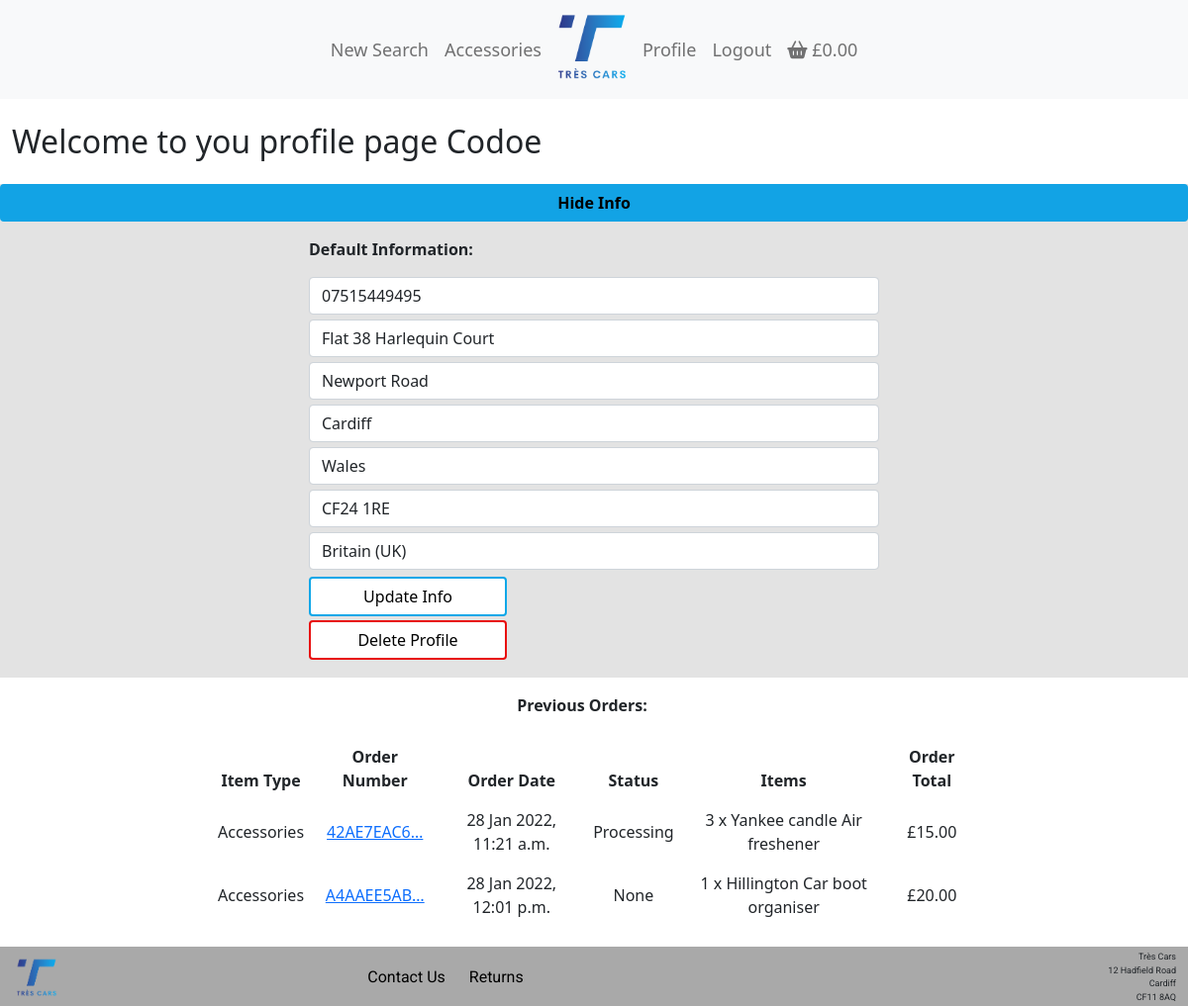
Page /profile/ (signed in) on the committed database.
### profiles/models.py (models this page shows)
class UserProfile(models.Model):
    user = models.OneToOneField(User, on_delete=models.CASCADE)
    default_phone_number = models.CharField(
        max_length=20, null=False, blank=False)
    default_street_address1 = models.CharField(
        max_length=80, null=True, blank=True)
    default_street_address2 = models.CharField(
        max_length=80, null=True, blank=True)
    default_town_or_city = models.CharField(
        max_length=40, null=True, blank=True)
    default_county = models.CharField(
        max_length=80, null=True, blank=True)
    default_postcode = models.CharField(
        max_length=20, null=True, blank=True)
    default_country = CountryField(
        blank_label="Country", null=True, blank=True)
    def __str__(self):
        return self.user.username

### checkout/models.py (models this page shows, shortened)
class accessory_order(models.Model):
    order_number = models.CharField(max_length=32, null=False, editable=False)
    order_type = models.CharField(
        max_length=15, null=False, blank=False, default="accessories"
    )
    user_profile = models.ForeignKey(
        UserProfile,
        on_delete=models.SET_NULL,
        null=True,
        blank=True,
        related_name="AccessoryOrders",
    )
    full_name = models.CharField(max_length=50, null=False, blank=False)
    email = models.EmailField(max_length=254, null=False, blank=False)
    phone_number = models.CharField(max_length=20, null=False, blank=False)
    postcode = models.CharField(max_length=20, null=True, blank=True)
    town_or_city = models.CharField(max_length=40, null=False, blank=False)
    street_address1 = models.CharField(max_length=80, null=False, blank=False)
    street_address2 = models.CharField(max_length=80, null=True, blank=True)
    county = models.CharField(max_length=80, null=True, blank=True)
    country = CountryField(blank_label="Country *", null=False, blank=False)
    date = models.DateTimeField(auto_now_add=True)
    delivery_cost = models.DecimalField(
        max_digits=6, decimal_places=2, null=False, default=0
    )
    order_total = models.DecimalField(
        max_digits=10, decimal_places=2, null=False, default=0
    )
    grand_total = models.DecimalField(
        max_digits=10, decimal_places=2, null=False, default=0
    )
    original_bag = models.TextField(null=False, blank=False, default="")
    stripe_pid = models.CharField(
        max_length=254, null=False, blank=False, default="")
    status = models.CharField(max_length=80, null=True, blank=True,
                              choices=order_status, default="Processing")

class accessory_order_line_item(models.Model):
    order = models.ForeignKey(
        accessory_order,
        null=False,
        blank=False,
        on_delete=models.CASCADE,
        related_name="accessorylineitems",
    )
    accessory = models.ForeignKey(
        Accessory, null=False, blank=False, on_delete=models.CASCADE
    )
    quantity = models.IntegerField(null=False, blank=False, default=1)
    lineitem_total = models.DecimalField(
        max_digits=6, decimal_places=0, null=False, blank=False, editable=False
    )

### accessories/models.py (models this page shows, shortened)
class Accessory(models.Model):
    class Meta:
        verbose_name_plural = "Accessories"
    category = models.ForeignKey(
        "Category", null=True, blank=True, on_delete=models.SET_NULL
    )
    sku = models.CharField(max_length=254, null=False, blank=False)
    name = models.CharField(max_length=254, null=False, blank=False)
    brand = models.CharField(max_length=254, null=False, blank=False)
    vehicle_make = models.CharField(max_length=50, null=False, blank=False)
    vehicle_model = models.CharField(max_length=50, null=False, blank=False)
    price = models.DecimalField(max_digits=6, decimal_places=2, null=False, blank=False)
    quantity_available = models.IntegerField(null=False, blank=False)
    accessory_type = models.CharField(max_length=254, null=False, blank=False)
    description = models.TextField()
    image = models.ImageField(null=True, blank=True)

### profiles/views.py (the view, shortened to what this page needs)
# urls.py: path("", views.profile, name="profile"),
@login_required
def profile(request):
    request.session["vehicle_bag"] = {}
    user_profile = get_object_or_404(UserProfile, user=request.user)
    form = user_profile_form(instance=user_profile)
    orders = user_profile.orders.all()
    accessory_orders = user_profile.AccessoryOrders.all()
    template = "profiles/profile.html"
    context = {
        "profile": user_profile,
        "form": form,
        "orders": orders,
        "accessory_orders": accessory_orders,
        "on_profile": True,
    }
    return render(request, template, context)

### profiles/forms.py
class user_profile_form(forms.ModelForm):
    class Meta:
        model = UserProfile()
        exclude = ("user",)
    def __init__(self, *args, **kwargs):
        super().__init__(*args, **kwargs)
        placeholders = {
            "default_phone_number": "Phone Number",
            "default_postcode": "Postal Code",
            "default_town_or_city": "Town or City",
            "default_street_address1": "Street Address 1",
            "default_street_address2": "Street Address 2",
            "default_county": "County, State or Locality",
        }
        self.fields["default_phone_number"].widget.attrs["autofocus"] = True
        for field in self.fields:
            if field != "default_country":
                if self.fields[field].required:
                    placeholder = f"{placeholders[field]} *"
                else:
                    placeholder = placeholders[field]
                self.fields[field].widget.attrs["placeholder"] = placeholder
            self.fields[field].widget.attrs["class"] = "profile-form"
            self.fields[field].label = False

### bag/contexts.py (called while the page is built, shortened)
def vehicle_bag_contents(request):
    vehicle_bag_items = []
    total = 0
    item_count = 0
    vehicle_bag = request.session.get('vehicle_bag', {})
    delivery = 0
    grand_total = delivery + total
    context = {
        'vehicle_bag_items': vehicle_bag_items,
        'vehicle_total': total,
        'vehicle_item_count': item_count,
        'vehicle_grand_total': grand_total,
    }
    return context

def bag_contents(request):
    bag_items = []
    total = 0
    accessory_count = 0
    bag = request.session.get('bag', {})
    grand_total = total
    context = {
        'bag_items': bag_items,
        'total': total,
        'accessory_count': accessory_count,
        'grand_total': grand_total,
    }
    return context

### profiles/templates/profiles/profile.html (shortened to what this page needs)
{% extends "base.html" %}
{% load static %}
{% block extra_css %}
<link rel="stylesheet" href="{% static 'profiles/css/profile.css' %}">
{% endblock %}
{% block content %}
<div class="container-fluid">
    <div class="row">
        <div class="col-12">
            <h2 class="my-4">Welcome to you profile page {{ profile }}</h2>
        </div>
    </div>
    <div class="row profile-saved-info">
        <a id="hide-profile-info" class="btn btn-hide">Hide Info</a>
        <div class="mx-auto col-12 col-md-8 col-lg-6 my-3" id="profile-info">
            <p class="bold">Default Information:</p>
            <form action="{% url 'profile' %}" method="post">
                {{ form | crispy }}
                <button class="btn btn--blue-border btn--profile-info" type="submit">Update Info</button>
            </form>
            <form action="{% url 'profile' %}" method="post">
                <button class="btn btn--red-border btn--profile-info" id="delete-profile-info" type="submit">Delete
                    Profile</button>
            </form>
        </div>
    </div>
    <div class="row profile-previous-orders">
        <div class="row">
            <div class="mx-auto col-12 col-md-8 col-lg-8 mt-3 text-center">
                <p class="bold">Previous Orders:</p>
            </div>
        </div>
        <div class="mx-auto col-12 col-md-8 col-lg-8 my-1 ">
            <table class="d-none d-sm-table table table-lg table-borderless text-center align-middle">
                <thead>
                    <tr>
                        <th>Item Type</th>
                        <th>Order Number</th>
                        <th>Order Date</th>
                        <th>Status</th>
                        <th>Items</th>
                        <th>Order Total</th>
                    </tr>
                </thead>
                <tbody>
                    {% for a_order in accessory_orders %}
                    <tr>
                        <td>{{ a_order.order_type | capfirst }}</td>
                        <td>
                            <a href="{% url 'accessory_order_detail' a_order.order_number %}"
                                title="Order Number: {{ a_order.order_number }}">
                                {{ a_order.order_number | truncatechars:10 }}
                            </a>
                        </td>
                        <td>{{ a_order.date }}</td>
                        <td>{{ a_order.status }}</td>
                        <td>
                            {% for item in a_order.accessorylineitems.all %}
                            <p class="m-0">
                                {{ item.quantity }} x {{ item.accessory.brand | capfirst }}
                                {{ item.accessory.accessory_type | capfirst }}
                            </p>
                            {% endfor %}
                        </td>
                        <td>£{{ a_order.grand_total }}</td>
                    </tr>
                    {% endfor %}
                </tbody>
            </table>
        </div>
    </div>
</div>
{% endblock %}

### static/css/base.css (style rules this page uses)
* { border: 0; margin: 0; padding: 0; }
body { min-height: 100vh; display: flex; flex-direction: column; }
.bold { font-weight: bold; }
.btn-hide { background-color: #12a3e5; color: black; cursor: pointer; font-weight: bold; }
.btn--blue-border { background-color: white; border: 2px solid #0da7e8; color: black; width: fit-content; }
.btn--red-border { background-color: white; border: 2px solid #e80d0d; color: black; width: fit-content; }
.btn--profile-info { width: 200px; margin: 2px 0; }
select { color: black; background-color: white; }
.form-group { text-align: left; }

### profiles/static/profiles/css/profile.css (style rules this page uses)
.profile-saved-info { background-color: #e3e3e3; }
.profile-form { margin: 5px 0; }

### rows in the picture
UserProfile: user.username "Codoe", default_phone_number "07515449495", default_street_address1 "Flat 38 Harlequin Court", default_street_address2 "Newport Road", default_town_or_city "Cardiff", default_county "Wales", default_postcode "CF24 1RE", default_country "Britain (UK)"
accessory_order: order_type "Accessories", order_number "42AE7EAC6…", date "28 Jan 2022, 11:21 a.m.", status "Processing", grand_total "15.00"
accessory_order_line_item: quantity "3", accessory.brand "Yankee candle", accessory.accessory_type "Air freshener"
accessory_order: order_type "Accessories", order_number "A4AAEE5AB…", date "28 Jan 2022, 12:01 p.m.", status "None", grand_total "20.00"
accessory_order_line_item: quantity "1", accessory.brand "Hillington", accessory.accessory_type "Car boot organiser"
